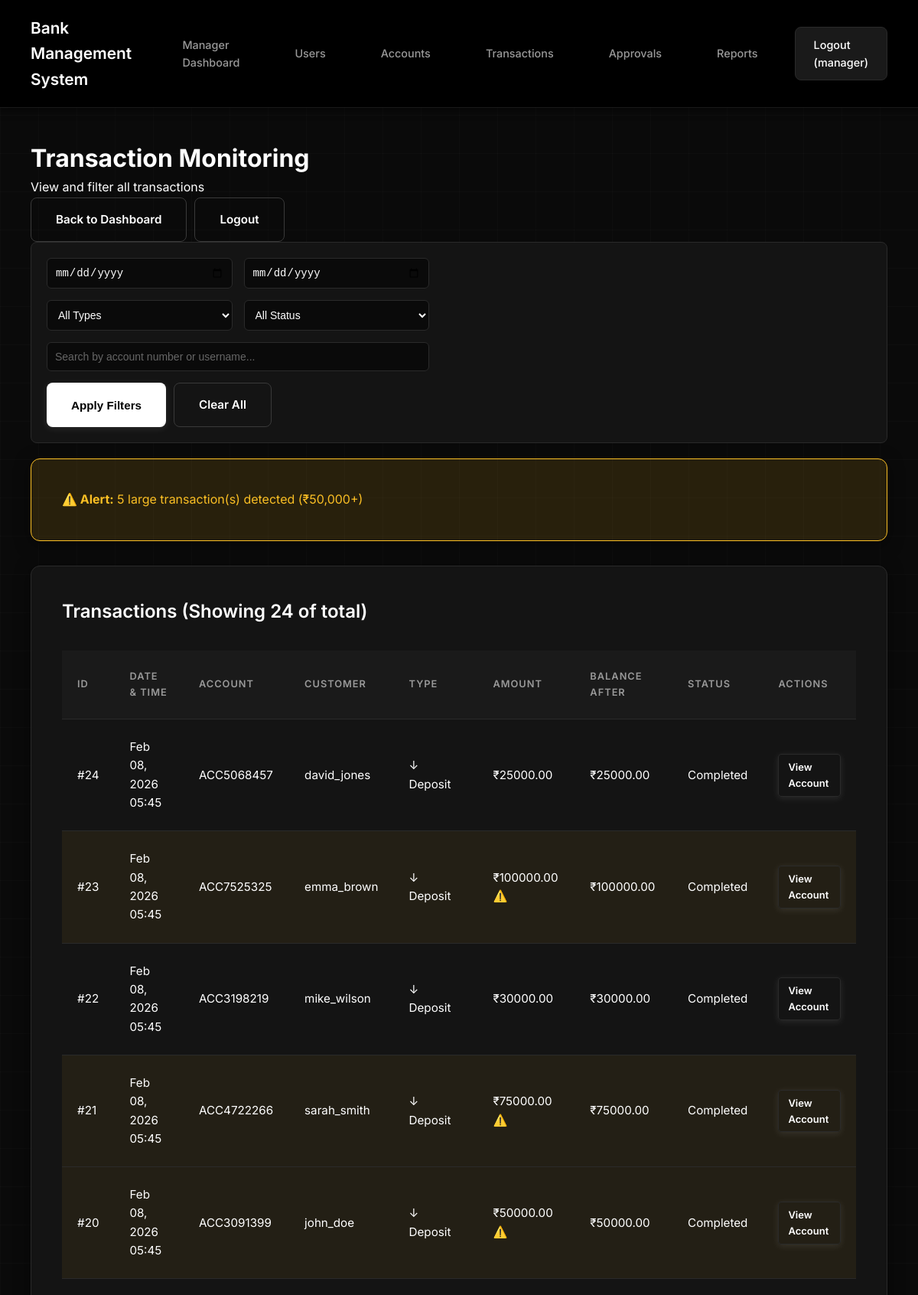
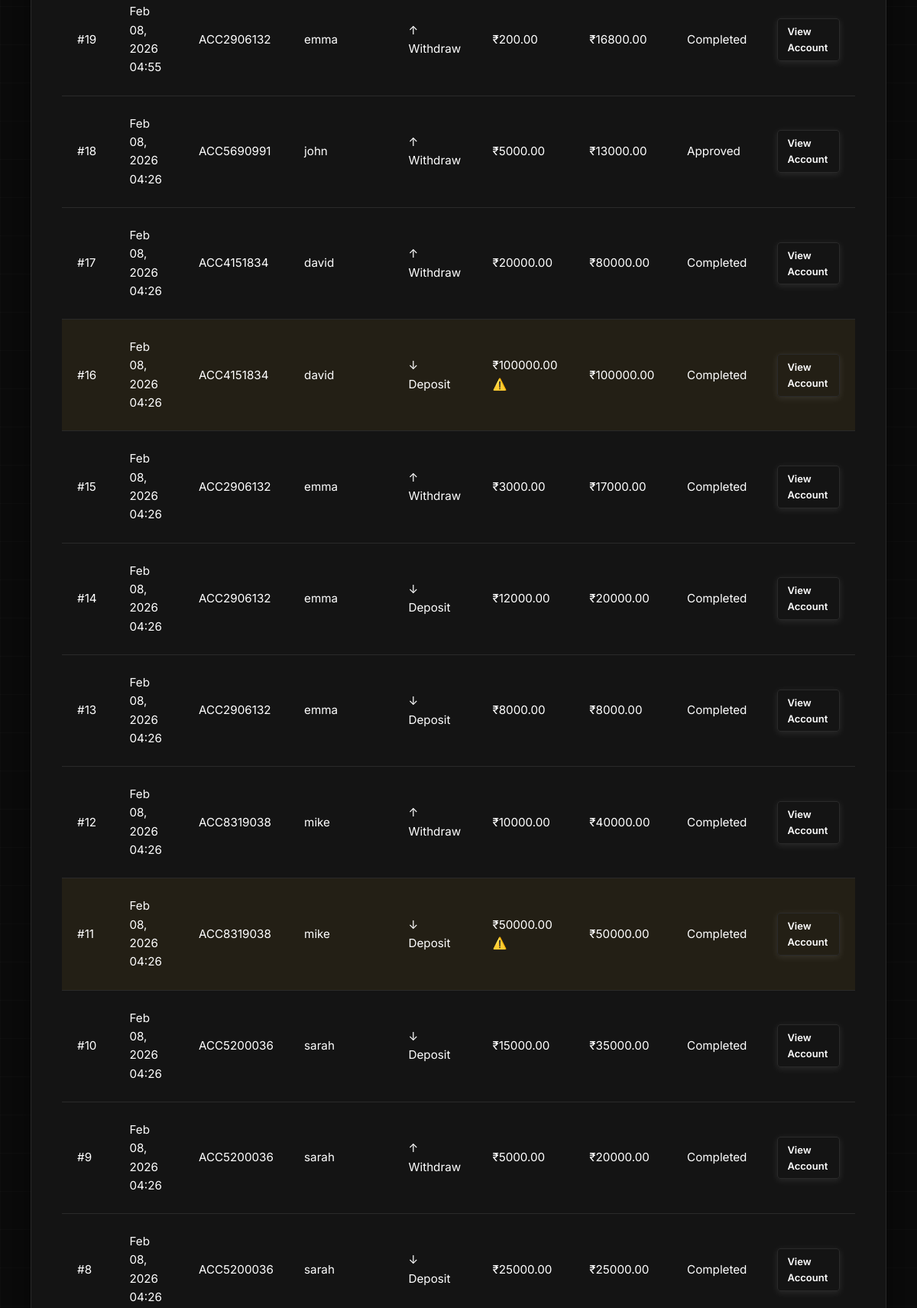
The app's page /bank/manager/transactions/ (signed in, upper part) with its own data (2 pictures, top to bottom).
### apps/bank/models.py (models this page shows, shortened)
class Transaction(models.Model):
    DEPOSIT = 'DEPOSIT'
    WITHDRAW = 'WITHDRAW'
    TRANSACTION_TYPES = [
        (DEPOSIT, 'Deposit'),
        (WITHDRAW, 'Withdraw'),
    ]
    PENDING = 'PENDING'
    APPROVED = 'APPROVED'
    REJECTED = 'REJECTED'
    COMPLETED = 'COMPLETED'
    STATUS_CHOICES = [
        (PENDING, 'Pending'),
        (APPROVED, 'Approved'),
        (REJECTED, 'Rejected'),
        (COMPLETED, 'Completed'),
    ]
    account = models.ForeignKey(
        Account,
        on_delete=models.CASCADE,
        related_name='transactions'
    )
    transaction_type = models.CharField(
        max_length=10,
        choices=TRANSACTION_TYPES
    )
    amount = models.DecimalField(
        max_digits=12,
        decimal_places=2
    )
    balance_after = models.DecimalField(
        max_digits=12,
        decimal_places=2
    )
    status = models.CharField(
        max_length=10,
        choices=STATUS_CHOICES,
        default=COMPLETED
    )
    description = models.CharField(
        max_length=200,
        blank=True,
        null=True
    )
    timestamp = models.DateTimeField(auto_now_add=True)
    approved_by = models.ForeignKey(
        User,
        on_delete=models.SET_NULL,
        null=True,
        blank=True,
        related_name='approved_transactions'
    )
    approval_note = models.TextField(blank=True, null=True)
    class Meta:
        ordering = ['-timestamp']  # Newest transactions first
        verbose_name = 'Transaction'
        verbose_name_plural = 'Transactions'

class Account(models.Model):
    ACTIVE = 'ACTIVE'
    FROZEN = 'FROZEN'
    STATUS_CHOICES = [
        (ACTIVE, 'Active'),
        (FROZEN, 'Frozen'),
    ]
    user = models.OneToOneField(
        User,
        on_delete=models.CASCADE,
        related_name='account'
    )
    account_number = models.CharField(
        max_length=10,
        unique=True,
        editable=False
    )
    balance = models.DecimalField(
        max_digits=12,
        decimal_places=2,
        default=0.00
    )
    status = models.CharField(
        max_length=10,
        choices=STATUS_CHOICES,
        default=ACTIVE
    )
    created_at = models.DateTimeField(auto_now_add=True)
    last_activity = models.DateTimeField(auto_now=True)
    class Meta:
        ordering = ['-created_at']  # Newest accounts first

### apps/bank/manager_views.py (the view)
    def wrapper(request, *args, **kwargs):
        if not hasattr(request.user, 'manager_profile'):
            messages.error(request, 'You are not authorized to access this page.')
            return redirect('users:login')
        return view_func(request, *args, **kwargs)

### apps/bank/manager_views.py (called while the page is built)
def manager_required(view_func):
    def wrapper(request, *args, **kwargs):
        if not hasattr(request.user, 'manager_profile'):
            messages.error(request, 'You are not authorized to access this page.')
            return redirect('users:login')
        return view_func(request, *args, **kwargs)
    return wrapper

### templates/bank/manager_transactions.html (shortened to what this page needs)
{% extends 'base.html' %}
{% block content %}
<div class="dashboard-container">
    <div class="dashboard-header">
        <div>
            <h1>Transaction Monitoring</h1>
            <p class="subtitle">View and filter all transactions</p>
        </div>
        <div style="display: flex; gap: 10px;">
            <a href="{% url 'bank:manager_dashboard' %}" class="btn btn-secondary">Back to Dashboard</a>
            <a href="{% url 'bank:manager_logout' %}" class="btn btn-secondary">Logout</a>
        </div>
    </div>
    <div class="filter-form">
        <form method="get">
            <div class="filter-row">
                <input
                    type="date"
                    name="date_from"
                    placeholder="From Date"
                    value="{{ date_from }}"
                >
                <input
                    type="date"
                    name="date_to"
                    placeholder="To Date"
                    value="{{ date_to }}"
                >
                <select name="type">
                    <option value="">All Types</option>
                </select>
                <select name="status">
                    <option value="">All Status</option>
                </select>
            </div>
            <div class="filter-row">
                <input
                    type="text"
                    name="search"
                    placeholder="Search by account number or username..."
                    value="{{ search_query }}"
                >
            </div>
            <div class="filter-actions">
                <button type="submit" class="btn btn-primary">Apply Filters</button>
                <a href="{% url 'bank:manager_transactions' %}" class="btn btn-secondary">Clear All</a>
            </div>
        </form>
    </div>
    {% if large_transactions_count > 0 %}
    <div class="card" style="background: #fbbf2420; border-color: #fbbf24;">
        <p style="color: #fbbf24; margin: 0;">
            <strong>⚠️ Alert:</strong> {{ large_transactions_count }} large transaction(s) detected (₹50,000+)
        </p>
    </div>
    {% endif %}
    <div class="card">
        <h2>Transactions (Showing {{ transactions.count }} of total)</h2>
        {% if transactions %}
        <div class="table-responsive">
            <table class="transactions-table">
                <thead>
                    <tr>
                        <th>ID</th>
                        <th>Date & Time</th>
                        <th>Account</th>
                        <th>Customer</th>
                        <th>Type</th>
                        <th>Amount</th>
                        <th>Balance After</th>
                        <th>Status</th>
                        <th>Actions</th>
                    </tr>
                </thead>
                <tbody>
                    {% for transaction in transactions %}
                    <tr {% if transaction.amount >= 50000 %}style="background: #fbbf2410;"{% endif %}>
                        <td>#{{ transaction.id }}</td>
                        <td>{{ transaction.timestamp|date:"M d, Y H:i" }}</td>
                        <td>{{ transaction.account.account_number }}</td>
                        <td>{{ transaction.account.user.username }}</td>
                        <td>
                            {% if transaction.transaction_type == 'DEPOSIT' %}
                                <span class="badge badge-success">↓ Deposit</span>
                            {% else %}
                                <span class="badge badge-danger">↑ Withdraw</span>
                            {% endif %}
                        </td>
                        <td class="amount">
                            ₹{{ transaction.amount|floatformat:2 }}
                            {% if transaction.amount >= 50000 %}
                                <span style="color: #fbbf24;">⚠️</span>
                            {% endif %}
                        </td>
                        <td class="amount">₹{{ transaction.balance_after|floatformat:2 }}</td>
                        <td>
                            {% if transaction.status == 'COMPLETED' %}
                                <span class="badge badge-success">Completed</span>
                            {% elif transaction.status == 'PENDING' %}
                                <span class="badge badge-warning">Pending</span>
                            {% elif transaction.status == 'APPROVED' %}
                                <span class="badge badge-success">Approved</span>
                            {% else %}
                                <span class="badge badge-danger">Rejected</span>
                            {% endif %}
                        </td>
                        <td>
                            <a href="{% url 'bank:manager_account_detail' transaction.account.id %}" class="btn btn-sm">View Account</a>
                        </td>
                    </tr>
                    {% endfor %}
                </tbody>
            </table>
        </div>
        {% else %}
        <p class="empty-state">No transactions found.</p>
        {% endif %}
    </div>
</div>
{% endblock %}

### templates/base.html (shortened to what this page needs)
{% load static %}
<!DOCTYPE html>
<html lang="en">
<head>
    <link rel="stylesheet" href="{% static 'css/style.css' %}?v=4.2">
</head>
<body>
    {% if user.is_authenticated %}
    <nav>
        <div class="nav-container">
            <div class="nav-header">
                <h1>Bank Management System</h1>
            </div>
            <ul class="nav-menu" id="navMenu">
                {% if user.manager_profile %}
                    <li><a href="{% url 'bank:manager_dashboard' %}">Manager Dashboard</a></li>
                    <li><a href="{% url 'bank:manager_users' %}">Users</a></li>
                    <li><a href="{% url 'bank:manager_accounts' %}">Accounts</a></li>
                    <li><a href="{% url 'bank:manager_transactions' %}">Transactions</a></li>
                    <li><a href="{% url 'bank:manager_pending_approvals' %}">Approvals</a></li>
                    <li><a href="{% url 'bank:manager_reports' %}">Reports</a></li>
                    <li><a href="{% url 'bank:manager_logout' %}" class="logout-btn">Logout ({{ user.username }})</a></li>
                {% endif %}
            </ul>
        </div>
    </nav>
    {% endif %}
    {% if user.is_authenticated %}
    <div class="container">
    {% endif %}
        {% block content %}
        {% endblock %}
    {% if user.is_authenticated %}
    </div>
    {% endif %}
</body>
</html>

### static/css/style.css (style rules this page uses)
*, *::before, *::after { margin: 0; padding: 0; box-sizing: border-box; }
html, body { width: 100%; overflow-x: hidden; }
body { font-family: 'Inter', 'Segoe UI', Tahoma, Geneva, Verdana, sans-serif; background: #0a0a0a; color: #ffffff; line-height: 1.6; min-height: 100vh; position: relative; }
body::before { content: ''; position: fixed; top: 0; right: 0; width: 100%; height: 100%; background: linear-gradient(90deg, rgba(255, 255, 255, 0.02) 1px, transparent 1px), linear-gradient(rgba(255, 255, 255, 0.02) 1px, transparent 1px); background-size: 50px 50px; pointer-events: none; z-index: 0; }
nav { background: #000000; color: white; padding: 1.25rem 2.5rem; box-shadow: 0 2px 10px rgba(0, 0, 0, 0.5); border-bottom: 1px solid #1a1a1a; position: relative; z-index: 100; }
nav .nav-container { display: flex; justify-content: space-between; align-items: center; max-width: 1400px; margin: 0 auto; }
nav .nav-header { display: flex; justify-content: space-between; align-items: center; width: 100%; }
nav h1 { font-size: 1.3rem; font-weight: 600; color: #ffffff; display: flex; align-items: center; gap: 0.5rem; }
nav .nav-menu { list-style: none; display: flex; gap: 1.5rem; align-items: center; }
nav a { color: #999999; text-decoration: none; transition: all 0.3s ease; font-weight: 500; font-size: 0.9rem; padding: 0.7rem 1.5rem; border-radius: 8px; display: inline-block; }
nav .logout-btn { background: #1a1a1a; color: #ffffff; border: 1px solid #2a2a2a; }
.container { max-width: 1400px; margin: 2.5rem auto; padding: 0 2.5rem; position: relative; z-index: 1; }
.card { background: #141414; border: 1px solid #2a2a2a; border-radius: 12px; padding: 2.5rem; margin-bottom: 2rem; box-shadow: 0 4px 20px rgba(0, 0, 0, 0.5); transition: transform 0.3s ease, box-shadow 0.3s ease; }
.card h2 { color: #ffffff; margin-bottom: 1.5rem; font-weight: 600; font-size: 1.5rem; }
.card p { color: #999999; }
form { max-width: 500px; }
input[type="text"], input[type="email"], input[type="password"], input[type="number"], .form-control { width: 100%; padding: 0.875rem 1rem; background: #1a1a1a; border: 1px solid #2a2a2a; border-radius: 8px; font-size: 1rem; color: #ffffff; transition: all 0.3s ease; }
input::placeholder { color: #666666; }
.btn { display: inline-flex; align-items: center; justify-content: center; gap: 0.5rem; padding: 1rem 2rem; background: #ffffff; color: #000000; border: none; border-radius: 8px; cursor: pointer; font-size: 0.95rem; font-weight: 600; text-decoration: none; transition: all 0.3s ease; box-shadow: 0 2px 10px rgba(255, 255, 255, 0.1); }
.btn-secondary { background: transparent; border: 1px solid #3a3a3a; color: #ffffff; box-shadow: none; pointer-events: auto; position: relative; z-index: 1; }
table { width: 100%; border-collapse: collapse; margin-top: 2rem; }
table th, table td { padding: 1.5rem 1.25rem; text-align: left; border-bottom: 1px solid #2a2a2a; }
table th { background: #1a1a1a; color: #999999; font-weight: 600; font-size: 0.8rem; text-transform: uppercase; letter-spacing: 1px; }
table td { color: #ffffff; font-size: 0.95rem; }
table tr { transition: background 0.2s ease; }
.btn-sm { padding: 6px 12px; font-size: 13px; background: transparent; border: 1px solid #2a2a2a; color: #fff; border-radius: 4px; cursor: pointer; text-decoration: none; display: inline-block; }
.filter-form { background: #141414; border: 1px solid #2a2a2a; border-radius: 8px; padding: 20px; margin-bottom: 20px; }
.filter-row { display: grid; grid-template-columns: repeat(auto-fit, minmax(200px, 1fr)); gap: 15px; margin-bottom: 15px; }
.filter-row input, .filter-row select { padding: 10px; background: #0a0a0a; border: 1px solid #2a2a2a; border-radius: 6px; color: #fff; font-size: 14px; }
.filter-actions { display: flex; gap: 10px; }

### records on screen
Transaction: transaction_type "↓ Deposit", status "Completed"
Transaction: transaction_type "↓ Deposit", status "Completed"
Transaction: transaction_type "↓ Deposit", status "Completed"
Transaction: transaction_type "↓ Deposit", status "Completed"
Transaction: transaction_type "↓ Deposit", status "Completed"
Transaction: transaction_type "↑ Withdraw", status "Completed"
Transaction: transaction_type "↑ Withdraw", status "Approved"
Transaction: transaction_type "↑ Withdraw", status "Completed"
Transaction: transaction_type "↓ Deposit", status "Completed"
Transaction: transaction_type "↑ Withdraw", status "Completed"
Transaction: transaction_type "↓ Deposit", status "Completed"
Transaction: transaction_type "↓ Deposit", status "Completed"
Transaction: transaction_type "↑ Withdraw", status "Completed"
Transaction: transaction_type "↓ Deposit", status "Completed"
Transaction: transaction_type "↓ Deposit", status "Completed"
Transaction: transaction_type "↑ Withdraw", status "Completed"
Transaction: transaction_type "↓ Deposit", status "Completed"

### other values on screen
{{ user.username }} "manager"
{{ large_transactions_count }} "5"
{{ transactions.count }} "24"
